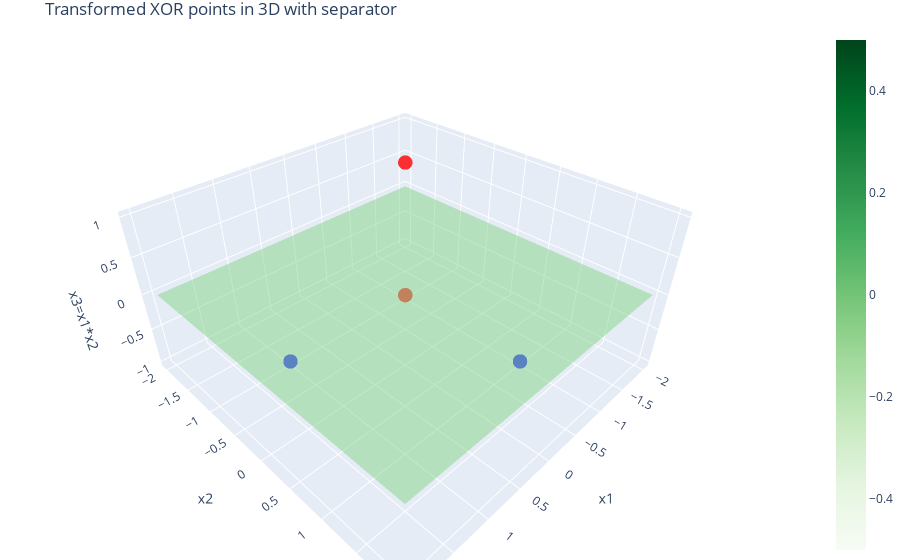

Write notebook code for a chart like this one.
### Code cell
# Applying feature transformation to 3D: x3 = x1 * x2
X_transformed = np.hstack((X, (X[:, 0] * X[:, 1]).reshape(-1, 1)))

# Create a Plotly figure
fig = go.Figure()

# Add points to the plot
colors = ['red' if label ==1 else 'blue' for label in y]
fig.add_trace(go.Scatter3d(x=X_transformed[:, 0], y=X_transformed[:, 1], z=X_transformed[:, 2], mode='markers', marker=dict(color=colors, size=5), text=['(1,1,1)', '(-1,-1,1)', '(1,-1,-1)', '(-1,1,-1)'], name='Data Points', showlegend=False, opacity=0.8))

# Define the separator plane
xx, yy = np.meshgrid(np.linspace(-2, 2, 50), np.linspace(-2, 2, 50))
zz = np.zeros_like(xx)  # 0 * xx
fig.add_trace(go.Surface(x=xx, y=yy, z=zz, colorscale='Greens', opacity=0.5))

# Set the layout for the better view
fig.update_layout(title='Transformed XOR points in 3D with separator', scene=dict(xaxis_title='x1', yaxis_title='x2', zaxis_title='x3=x1*x2'), margin=dict(l=0, r=0, b=0, t=30))

### Figure 1 — Plotly figure (JSON) as saved in the notebook; plotly's stock layout.template omitted (floating-point values rounded to 4 significant figures; data arrays with more than 128 entries replaced by an {"elided": "..."} marker saying what was removed)
{"data": [{"marker": {"color": ["red", "red", "blue", "blue"], "size": 5}, "mode": "markers", "name": "Data Points", "opacity": 0.8, "showlegend": false, "text": ["(1,1,1)", "(-1,-1,1)", "(1,-1,-1)", "(-1,1,-1)"], "type": "scatter3d", "x": [1, -1, 1, -1], "y": [1, -1, -1, 1], "z": [1, 1, -1, -1]}, {"colorscale": [[0, "rgb(247,252,245)"], [0.125, "rgb(229,245,224)"], [0.25, "rgb(199,233,192)"], [0.375, "rgb(161,217,155)"], [0.5, "rgb(116,196,118)"], [0.625, "rgb(65,171,93)"], [0.75, "rgb(35,139,69)"], [0.875, "rgb(0,109,44)"], [1, "rgb(0,68,27)"]], "opacity": 0.5, "type": "surface", "x": {"elided": "50x50 float values"}, "y": {"elided": "50x50 float values"}, "z": {"elided": "50x50 float values"}}], "layout": {"margin": {"b": 0, "l": 0, "r": 0, "t": 30}, "scene": {"xaxis": {"title": {"text": "x1"}}, "yaxis": {"title": {"text": "x2"}}, "zaxis": {"title": {"text": "x3=x1*x2"}}}, "title": {"text": "Transformed XOR points in 3D with separator"}}}
